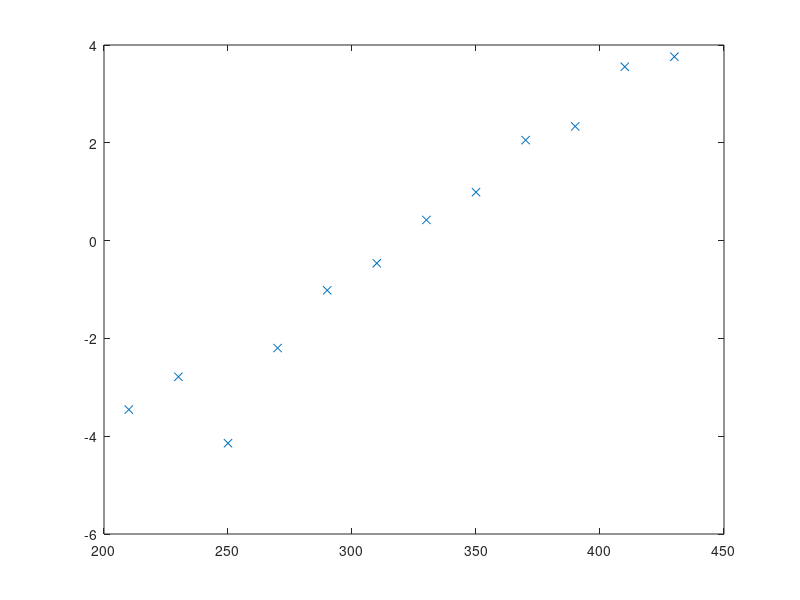

Here is the MATLAB script that generated this plot: (Note: this script raises an error after producing the figure.)
% =========================================================================
% Data-Driven Modeling- Using MATLAB? in Water Resources and Environmental
% Engineering - Springer
% =========================================================================

%% 
clc;clear;

%% 
rainfall = [210 230 250 270 290 310 330 350 370 390 410 430]';

flood = [1 2 0 3 8 8 14 17 19 15 17 21]';

observation = [48 42 31 34 31 21 23 23 21 16 17 21]';

plot(rainfall,flood./observation,'x')

padj = (flood+.5) ./ (observation+1);

plot(rainfall,log(padj./(1-padj)),'x')

b = glmfit(rainfall,[flood observation],'binomial')
x = 210:10:450;
y = glmval(b,x,'logit');

plot(rainfall,flood./observation,'x',x,y,'r-')
